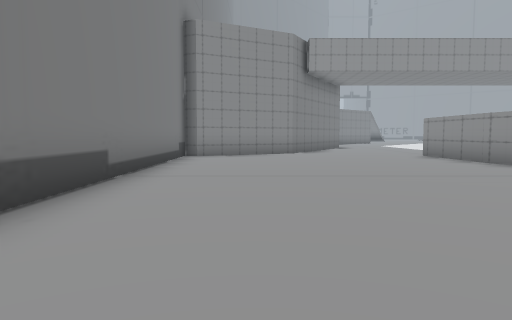
View 1 (above)

19 first-person views from a walk through a Unity game level. The camera is 1.2 m above the floor, tilts 4° down and sees 70° across. The floor is counted in squares, 2 m on a side. Each view is taken from the middle of a square. On the plan, view 1 faces up. The plan holds only what a view shows up to about 10 squares ahead; the rest is blank. The place goes on beyond the plan. The player character is not drawn.

View 2
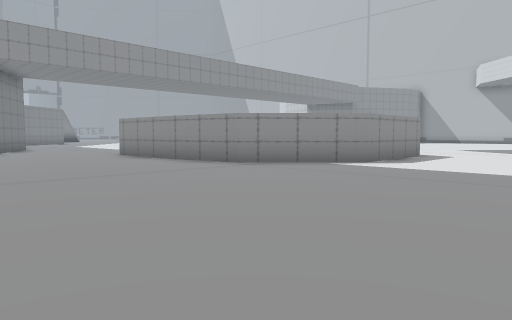

View 3
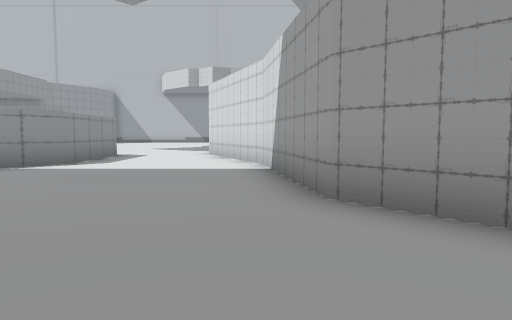

View 4
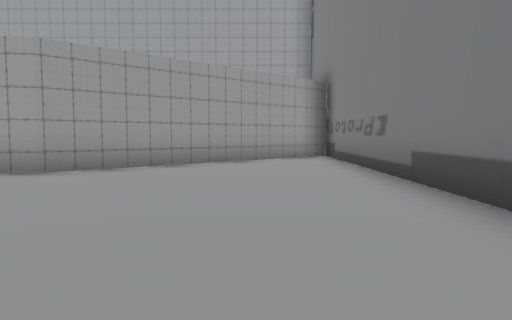

View 5
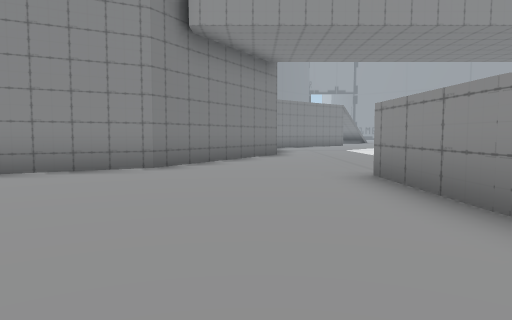

View 6
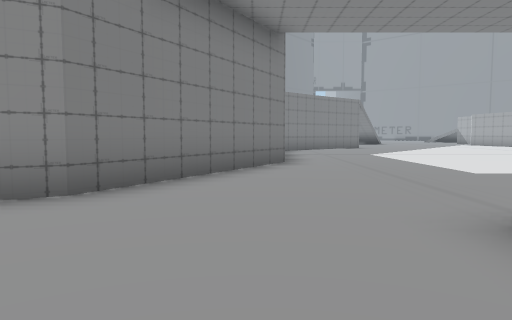

View 7
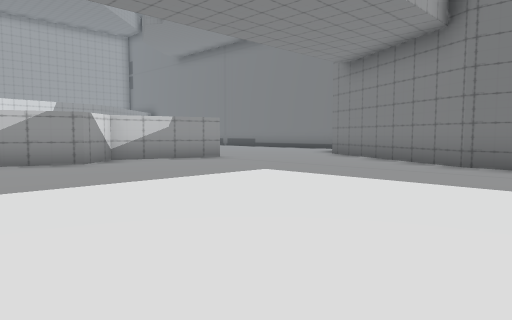

View 8
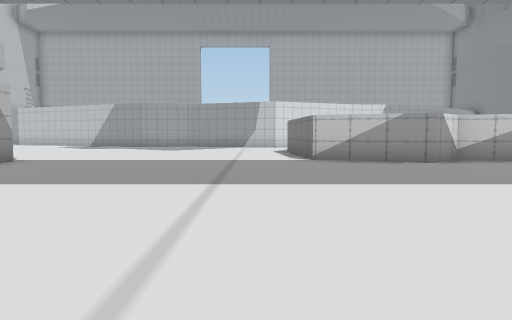

View 9
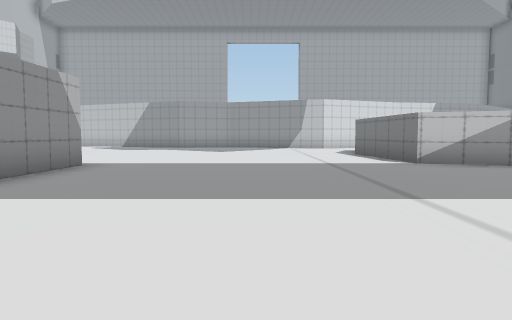

View 10
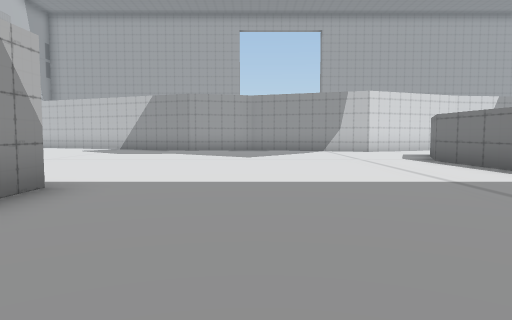

View 11
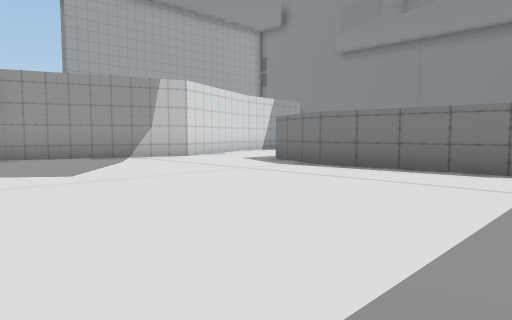

View 12
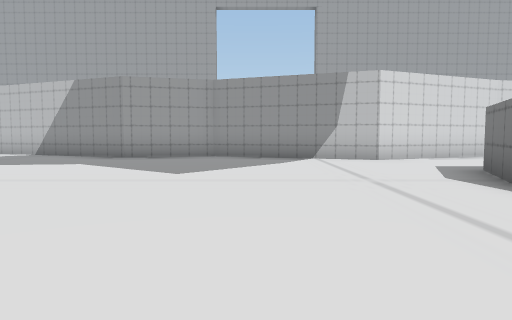

View 13
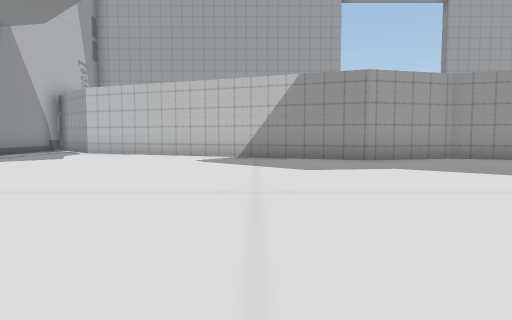

View 14
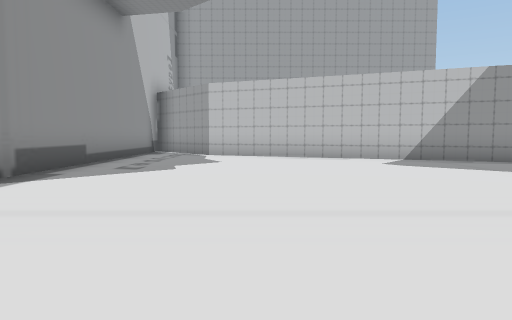

View 15
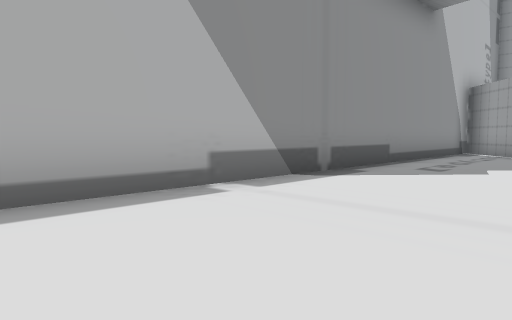

View 16
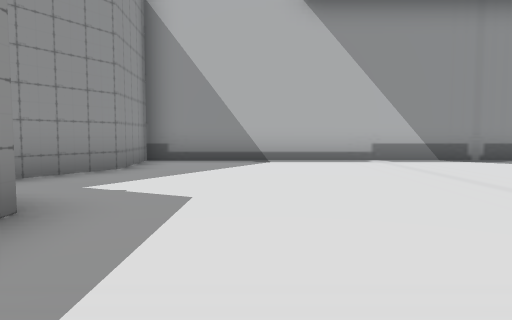

View 17
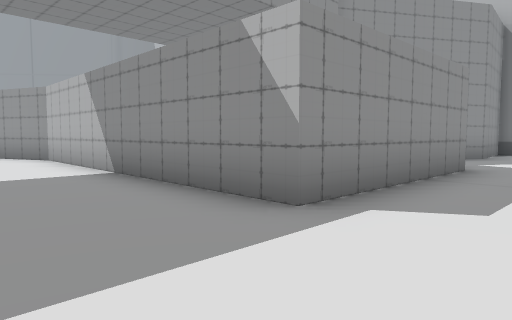

View 18
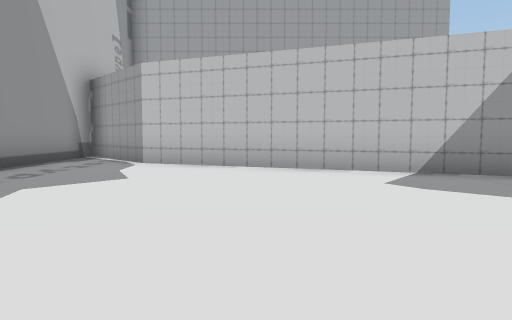

View 19
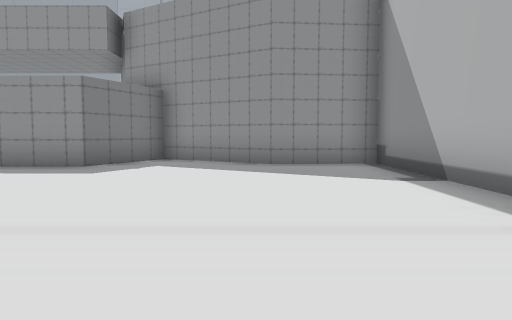

### Floor plan
Points are (right, up) in squares from view 1. A wall is a line through its corners. A room is listed if a view was taken in it or the views show most of it. See-through windows are left out.
Room 1 (views 1, 2, 3, 4, 5, 6, 7, 8, 9, 10, 11, 12, 13, 14, 15, 16, 17, 18, 19)
walls: (4.8, 7.7) (4.7, 10.4) (7.4, 9.6) (8.2, 10.4) (10.7, 9.5) (10.9, 5.8) (10.2, 3.9) (7.3, 3.9) (5.2, 5.8) (4.8, 7.9); (3.7, 16.8) (3.6, 16) (1.2, 11.5) (-0.9, 10.5); (-2, 10) (-2, -5); (-1.6, -5) (3.4, -0.7) (7.3, -0.1) (11.1, 1.4) (15.2, 0) (17.4, 0.6) (25.5, -2.8) (27.5, -5) (27.5, 10.5) (25.4, 10.4) (22.8, 11.9) (21.8, 9.8) (17.4, 9.9) (17.6, 17.3) (16.9, 18.9)

Positions as (right, up) in squares from view 1, and headings:
1: (0, 0), facing up
2: (0, 0), facing up-right
3: (0, 0), facing right
4: (0, 5), facing down
5: (3, 5), facing up
6: (3, 8), facing up
7: (11, 18), facing down-left
8: (12, 18), facing down
9: (14, 17), facing down
10: (15, 14), facing down
11: (17, 10), facing down-left
12: (14, 10), facing down
13: (20, 9), facing down
14: (24, 8), facing down
15: (24, 8), facing down-right
16: (19, 8), facing right
17: (15, 8), facing up-right
18: (23, 5), facing down
19: (25, 3), facing up
